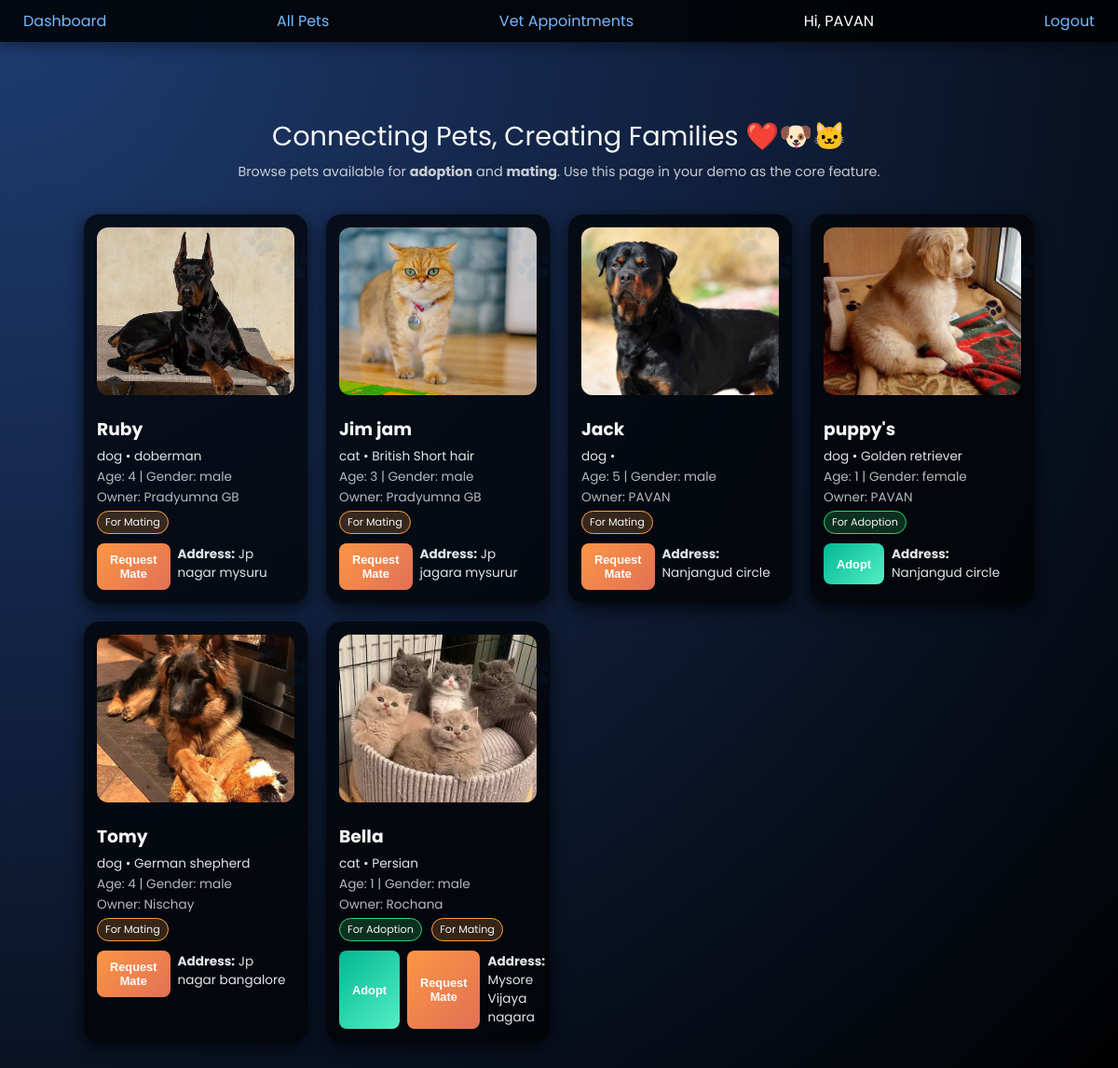
The page /pets (signed in) on the database its author committed.
### models.py (models this page shows)
class User(UserMixin, db.Model):
    __tablename__ = "users"
    id = db.Column(db.Integer, primary_key=True)
    name = db.Column(db.String(120), nullable=False)
    email = db.Column(db.String(120), unique=True, nullable=False)
    password_hash = db.Column(db.String(255), nullable=False)
    role = db.Column(db.String(20), default="owner")  # owner / vet / admin
    city = db.Column(db.String(120))  # optional: for location-based matching
    pets = db.relationship("Pet", backref="owner", lazy=True)

class Pet(db.Model):
    __tablename__ = "pets"
    id = db.Column(db.Integer, primary_key=True)
    name = db.Column(db.String(120), nullable=False)
    species = db.Column(db.String(50), nullable=False)  # dog / cat
    image = db.Column(db.String(200))  # filename of uploaded image
    address = db.Column(db.String(255))  # pet exact location / address
    breed = db.Column(db.String(120))
    age = db.Column(db.Integer)
    gender = db.Column(db.String(10))  # male / female
    color = db.Column(db.String(50))
    weight_kg = db.Column(db.Float)
    city = db.Column(db.String(120))  # city of the pet
    is_for_adoption = db.Column(db.Boolean, default=False)
    is_for_mating = db.Column(db.Boolean, default=False)
    vaccinated = db.Column(db.Boolean, default=False)
    dewormed = db.Column(db.Boolean, default=False)
    pedigree_certified = db.Column(db.Boolean, default=False)
    neutered = db.Column(db.Boolean, default=False)
    temperament = db.Column(db.String(120))  # calm / playful / friendly / etc.
    health_notes = db.Column(db.Text)
    owner_id = db.Column(db.Integer, db.ForeignKey("users.id"), nullable=False)

### app.py (the view)
@app.route("/pets")
@login_required
def pets():
    all_pets = Pet.query.all()
    return render_template("pets.html", all_pets=all_pets)

### app.py (called while the page is built)
@login_manager.user_loader
def load_user(user_id):
    return User.query.get(int(user_id))

### templates/pets.html
{% extends "base.html" %}
{% block content %}
<div class="container">
  <div class="hero">
    <div class="hero-title">Connecting Pets, Creating Families ❤️🐶🐱</div>
    <div class="hero-subtitle">
      Browse pets available for <strong>adoption</strong> and <strong>mating</strong>. Use this page in your demo as the core feature.
    </div>
  </div>
  {% if all_pets|length == 0 %}
    <p>No pets added yet. Use the add‑pet form to create some demo entries.</p>
  {% else %}
  <div class="pet-grid">
    {% for pet in all_pets %}
    <div class="pet-card">
      <img src="{{ url_for('static', filename='images/pets/' ~ (pet.image or 'dog1.jpg')) }}" alt="{{ pet.name }}">
      <h3>{{ pet.name }}</h3>
      <p>{{ pet.species }} • {{ pet.breed }}</p>
      <p class="pet-meta">
        Age: {{ pet.age or 'N/A' }} |
        Gender: {{ pet.gender or 'N/A' }}
      </p>
      <p class="pet-meta">
        Owner: {{ pet.owner.name if pet.owner else 'Unknown' }}
      </p>
      <div>
        {% if pet.is_for_adoption %}
          <span class="badge adopt">For Adoption</span>
        {% endif %}
        {% if pet.is_for_mating %}
          <span class="badge mate">For Mating</span>
        {% endif %}
      </div>
      <div class="actions">
        {% if pet.is_for_adoption %}
          <button class="btn adopt-btn" type="button">Adopt</button>
        {% endif %}
        {% if pet.is_for_mating %}
          <button class="btn mate-btn" type="button">Request Mate</button>
        {% endif %}
        <p><strong>Address:</strong> {{ pet.address }}</p>
      </div>
    </div>
    {% endfor %}
  </div>
  {% endif %}
</div>
{% endblock %}

### templates/base.html (shortened to what this page needs)
<!doctype html>
<html lang="en">
<head>
  <link rel="stylesheet" href="{{ url_for('static', filename='style.css') }}">
</head>
<body>
<nav>
  <a href="{{ url_for('dashboard') }}">Dashboard</a>
  <a href="{{ url_for('pets') }}">All Pets</a>
  <a href="{{ url_for('appointments') }}">Vet Appointments</a>
  {% if current_user.is_authenticated %}
    <span>Hi, {{ current_user.name }}</span>
    <a href="{{ url_for('logout') }}">Logout</a>
  {% else %}
    <a href="{{ url_for('login') }}">Login</a>
    <a href="{{ url_for('register') }}">Register</a>
  {% endif %}
</nav>
<div class="container">
  {% block content %}{% endblock %}
</div>
</body>
</html>

### static/style.css (style rules this page uses)
* { box-sizing: border-box; }
body { margin: 0; font-family: 'Poppins', sans-serif; background: radial-gradient(circle at top left, #1e3c72, #000); color: #f5f5f5; }
a { color: #74b9ff; text-decoration: none; }
.container { max-width: 1100px; margin: 0 auto; padding: 20px; }
nav { background: rgba(0,0,0,0.85); backdrop-filter: blur(10px); color: #fff; display: flex; justify-content: space-between; align-items: center; padding: 10px 25px; position: sticky; top: 0; z-index: 10; box-shadow: 0 4px 15px rgba(0,0,0,0.4); }
button, .btn { display: inline-block; padding: 10px 14px; border-radius: 8px; border: none; font-weight: 600; cursor: pointer; transition: transform 0.2s ease, box-shadow 0.2s ease, background 0.2s ease; background: linear-gradient(135deg, #00cec9, #0984e3); color: #fff; }
.pet-grid { display: grid; grid-template-columns: repeat(auto-fit, minmax(240px, 1fr)); gap: 20px; margin-top: 25px; }
.pet-card { background: rgba(0,0,0,0.7); border-radius: 16px; padding: 14px; box-shadow: 0 6px 18px rgba(0,0,0,0.7); position: relative; overflow: hidden; transition: transform 0.25s ease, box-shadow 0.25s ease; }
.pet-card::before { content: "🐾"; position: absolute; font-size: 60px; opacity: 0.06; right: -5px; top: -5px; }
.pet-card img { width: 100%; height: 180px; object-fit: cover; border-radius: 12px; margin-bottom: 10px; }
.pet-card h3 { margin: 5px 0; }
.pet-card p { margin: 2px 0; font-size: 0.85rem; color: #dfe6e9; }
.pet-meta { font-size: 0.78rem; opacity: 0.8; }
.badge { display: inline-block; padding: 3px 8px; border-radius: 999px; font-size: 0.7rem; margin-right: 6px; }
.badge.adopt { background: rgba(46, 213, 115, 0.2); border: 1px solid #2ed573; }
.badge.mate { background: rgba(255, 159, 67, 0.2); border: 1px solid #ff9f43; }
.actions { margin-top: 10px; display: flex; gap: 8px; }
.actions .btn { flex: 1; font-size: 0.8rem; }
.btn.adopt-btn { background: linear-gradient(135deg, #00b894, #55efc4); }
.btn.mate-btn { background: linear-gradient(135deg, #fd9644, #e17055); }
.hero { padding: 40px 20px 10px 20px; text-align: center; }
.hero-title { font-size: 1.8rem; margin-bottom: 6px; }
.hero-subtitle { font-size: 0.9rem; opacity: 0.8; }

### rows shown on the page
User: name "PAVAN"
Pet: image (picture), name "Ruby", species "dog", breed "doberman", age "4", gender "male", owner "Pradyumna GB", is_for_mating "For Mating", address "Jp nagar mysuru"
Pet: image (picture), name "Jim jam", species "cat", breed "British Short hair", age "3", gender "male", owner "Pradyumna GB", is_for_mating "For Mating", address "Jp jagara mysurur"
Pet: image (picture), name "Jack", species "dog", age "5", gender "male", owner "PAVAN", is_for_mating "For Mating", address "Nanjangud circle"
Pet: image (picture), name "puppy's", species "dog", breed "Golden retriever", age "1", gender "female", owner "PAVAN", is_for_adoption "For Adoption", address "Nanjangud circle"
Pet: image (picture), name "Tomy", species "dog", breed "German shepherd", age "4", gender "male", owner "Nischay", is_for_mating "For Mating", address "Jp nagar bangalore"
Pet: image (picture), name "Bella", species "cat", breed "Persian", age "1", gender "male", owner "Rochana", is_for_adoption "For Adoption", is_for_mating "For Mating", address "Mysore Vijaya nagara"
